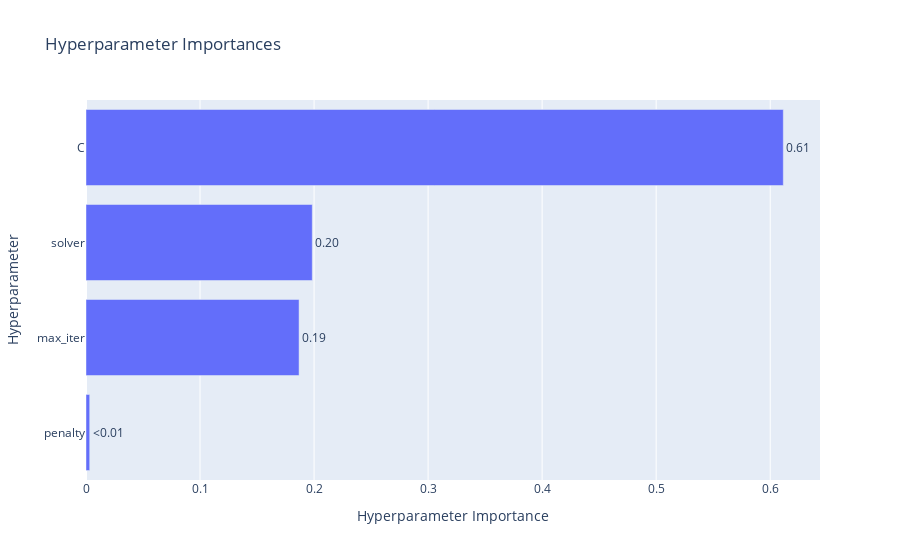

This figure's notebook cell:
### Code cell
optuna.visualization.plot_param_importances(study)

### Figure 1 — Plotly figure (JSON) as saved in the notebook; plotly's stock layout.template omitted (floating-point values rounded to 4 significant figures)
{"data": [{"cliponaxis": false, "hovertemplate": ["penalty (CategoricalDistribution): 0.003255026865699405<extra></extra>", "max_iter (IntDistribution): 0.1868473471147139<extra></extra>", "solver (CategoricalDistribution): 0.19841856430213092<extra></extra>", "C (FloatDistribution): 0.6114790617174558<extra></extra>"], "name": "Objective Value", "orientation": "h", "text": ["<0.01", "0.19", "0.20", "0.61"], "textposition": "outside", "type": "bar", "x": [0.003255, 0.1868, 0.1984, 0.6115], "y": ["penalty", "max_iter", "solver", "C"]}], "layout": {"title": {"text": "Hyperparameter Importances"}, "xaxis": {"title": {"text": "Hyperparameter Importance"}}, "yaxis": {"title": {"text": "Hyperparameter"}}}}
